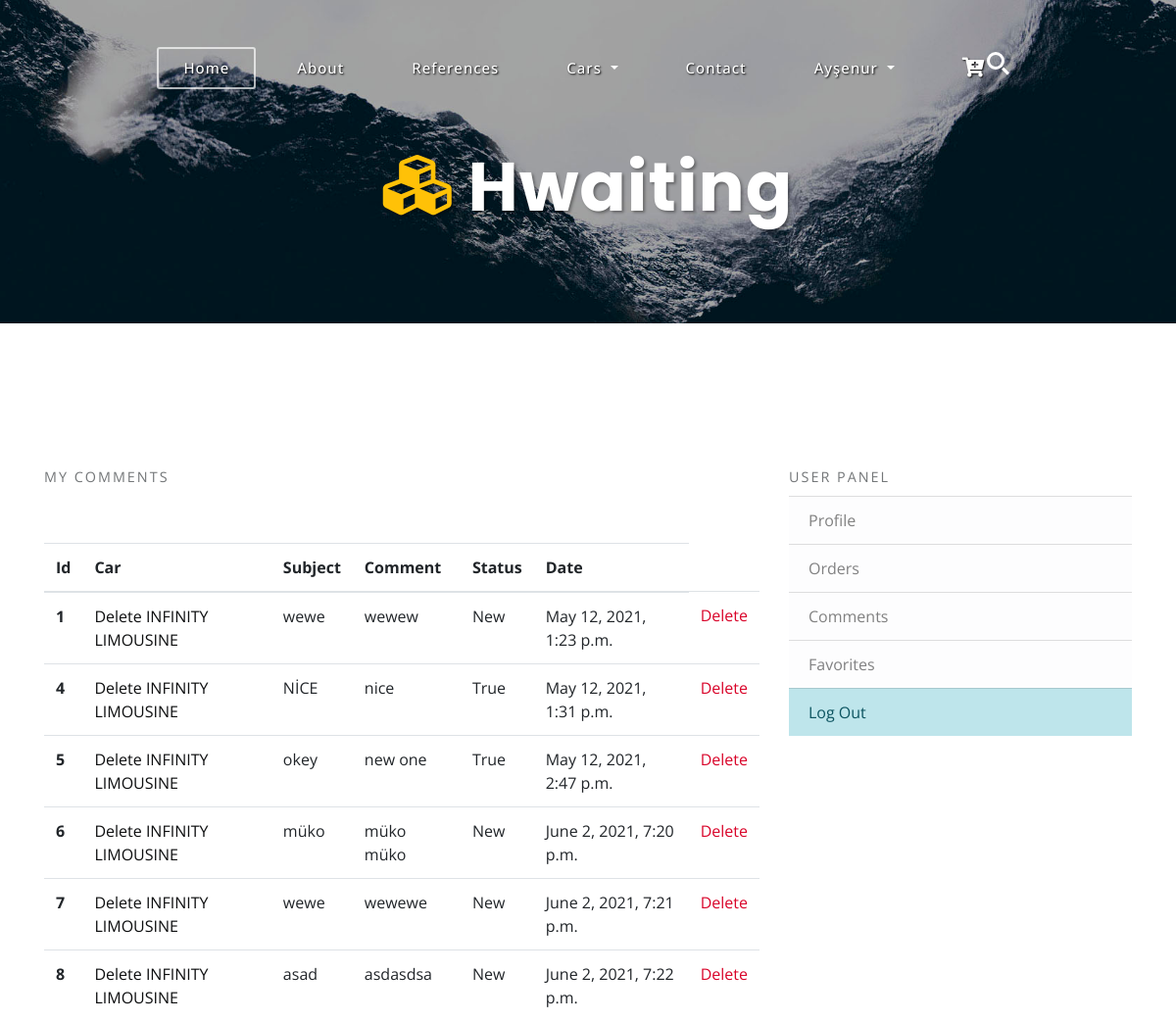
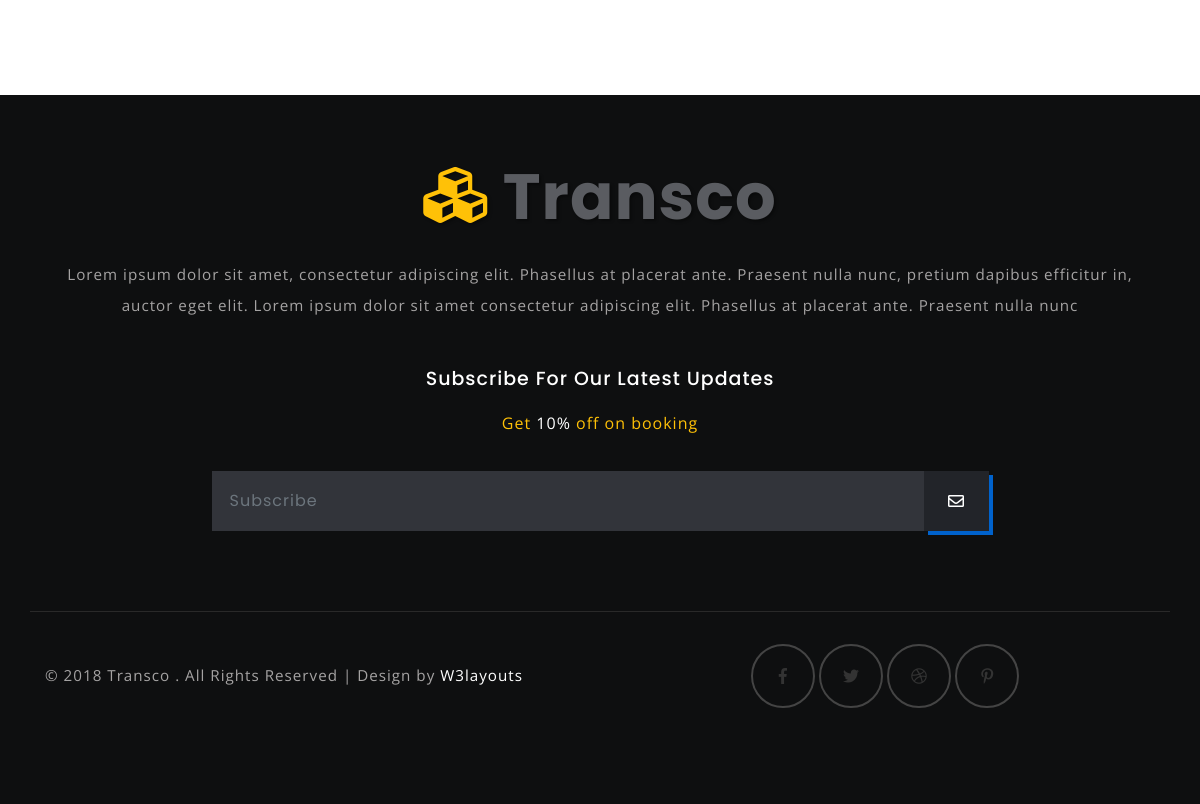
Screenshot of /user/comments (signed in) with the database file from the repository (2 pictures, top to bottom).
### car/models.py (models this page shows, shortened)
class Comment(models.Model):
    STATUS = (
        ('True', 'Evet'),
        ('False', 'Hayır'),
        ('New', 'Yeni'),
    )
    status = models.CharField(max_length=10, choices=STATUS)
    car = models.ForeignKey(Car, on_delete=models.CASCADE)
    user = models.ForeignKey(User, on_delete=models.CASCADE)
    subject = models.CharField(max_length=50)
    comment = models.TextField(max_length=200)
    rate = models.IntegerField(blank=True)
    status = models.CharField(max_length=10, choices=STATUS,default='New')
    ip = models.CharField(blank=True,max_length=20)
    created_at = models.DateTimeField(auto_now_add=True)
    created_at = models.DateTimeField(auto_now_add=True)
    updated_at = models.DateTimeField(auto_now=True)

class Car(models.Model):
    STATUS = (
        ('True', 'Evet'),
        ('False', 'Hayır'),
    )
    status = models.CharField(max_length=10, choices=STATUS)
    category = models.ForeignKey(Category, on_delete=models.CASCADE)
    title = models.CharField(max_length=30)
    detail = RichTextField()
    base_price = models.FloatField(null=False, default="0")
    km_price = models.FloatField(null=False,default="0")
    capasity = models.CharField(max_length=255, blank=True)
    description = models.CharField(max_length=30)
    keywords = models.CharField(max_length=255)
    image = models.ImageField(blank=True, upload_to='images/')
    slug = models.SlugField(null=False, unique=True)
    created_at = models.DateTimeField(auto_now_add=True)
    updated_at = models.DateTimeField(auto_now=True)
    def image_tag(self):
        return mark_safe('<img src="{}" height="50"/>'.format(self.image.url))
    image_tag.short_description = 'Image'

### user/views.py (the view)
# urls.py: path('comments', views.comments, name='comments'),
@login_required(login_url = '/login')
def comments(request):
    category = Category.objects.all()
    current_user = request.user
    comments = Comment.objects.filter(user_id = current_user.id)
    context = {
        'category': category,
        'comments': comments,
    }
    return  render(request, 'user_comments.html', context)

### user/templates/user_comments.html (shortened to what this page needs)
{% extends "homebase.html" %}
{% block content %}
	<div class="banner-inner" id="home">
		<div class="wrapper-inner">
			<h3 class="logo text-center">
				<a class="navbar-brand" href="index.html">
					<i class="fas fa-cubes"></i> Hwaiting</a>
			</h3>
		</div>
	</div>
	<section class="banner-bottom-agile-w3ls">
		<div class="container">
			<div class="contact_grid_right">
				<form action="#" method="post">
					<div class="row contact_left_grid">
						<div class="col-md-8 con-left">
								<label >My Comments</label>
							<br>
							<br>
							<br>
						<table class="table table-hover">
                          <thead>
                            <tr>
                              <th scope="col">Id</th>
                              <th scope="col">Car</th>
                              <th scope="col">Subject</th>
                              <th scope="col">Comment</th>
                              <th scope="col">Status</th>
                              <th scope="col">Date</th>
                            </tr>
                          </thead>
                          <tbody>
                          {% for rs in comments %}
                            <tr>
                              <th scope="row">{{rs.id}}</th>
                              <td style="">
								   <a href="/car/{{rs.car_id}}/{{rs.car.slug}}" style="text-decoration: none; color: #0e0f10"> Delete
								  		{{rs.car.title}}
							  		</a>
							  </td>
                              <td>{{rs.subject}}</td>
								<td>{{rs.comment}}</td>
                              <td>{{rs.status}}</td>
                              <td>{{rs.created_at}}</td>
                              <td>
                                  <a href="/user/deletecomment/{{rs.id}}" style="color:#d90429;" onclick="return confirm('Do you want to delete this comment!?')"> Delete</a>
                              </td>
                            </tr>
                          {% endfor %}
                          </tbody>
                        </table>
						</div>
						<div class="col-md-4 con-right">
								<label>User Panel</label>
								{% include "user_panel.html" %}
						</div>
					</div>
				</form>
			</div>
		</div>
	</section>
{% endblock %}

### home/templates/header.html (shortened to what this page needs)
<header>
	<nav class="navbar navbar-expand-lg navbar-light top-header" >
		<div class="search">
			<div class="cd-main-header">
				<ul class="cd-header-buttons">
					<li>
						<a class="cd-search-trigger" href="#cd-search">
							<span></span>
						</a>
					</li>
				</ul>
			</div>
						{%load mptt_tags %}
		</div>
				<div class="collapse navbar-collapse" id="navbarSupportedContent">
			<ul class="navbar-nav mx-auto">
				<li class="nav-item active">
					<a class="nav-link ml-lg-0" href="/home">Home
					</a>
				</li>
				<li class="nav-item">
					<a class="nav-link" href="/aboutus">About</a>
				</li>
				 <li class="nav-item dropdown">
					<a class="nav-link" href="/references">References</a>
				</li>
				<li class="nav-item dropdown">
					 {% load mptt_tags %}
					<a class="nav-link dropdown-toggle" href="#"  role="button" data-toggle="dropdown" aria-haspopup="true"
							aria-expanded="false">
							Cars
					</a>
				</li>
				<li class="nav-item">
					<a class="nav-link" href="/contact">Contact</a>
				</li>
				{% if user.id is not None %}
				<li class="nav-item dropdown">
							<a class="nav-link dropdown-toggle " href="#" id="navbarDropdown" role="button" data-toggle="dropdown" aria-haspopup="true"
							    aria-expanded="false"
							>
								{{user.first_name}}
							</a>
							<li class="nav-item">
								<a class="nav-link" href="/reservation"><i class="fas fa-cart-plus fa-lg"></i></a>
							</li>
				 {% endif %}
			</ul>
		</div>
	</nav>
</header>

### home/static/css/style.css (style rules this page uses)
html, body { margin: 0; font-size: 100%; font-family: 'Open Sans', sans-serif; background: #fff; }
body a { text-decoration: none; transition: 0.5s all; -webkit-transition: 0.5s all; -moz-transition: 0.5s all; -o-transition: 0.5s all; -ms-transition: 0.5s all; font-family: 'Open Sans', sans-serif; }
h1, h2, h3, h4, h5, h6 { margin: 0; font-family: 'Poppins', sans-serif; letter-spacing: 1px; }
ul { margin: 0; padding: 0; }
h3.logo a.navbar-brand { font-size: 3em; letter-spacing: 2px; text-shadow: 2px 2px 3px rgba(0, 0, 0, 0.36); color: #fff; margin: 0; font-weight: 700; font-family: 'Poppins', sans-serif; }
h3.logo a.navbar-brand i { color: #ffc107; }
.top-header { position: absolute; width: 100%; z-index: 9; padding: 3em 2em; }
.navbar-light .navbar-nav .nav-link, .dropdown-item { color: #ffffff; font-size: 15px; letter-spacing: 1px; margin: 0em 0.5em; padding: 8px 25px; font-weight: 500; border: 2px solid transparent; text-shadow: 1px 1px 2px #000000; }
.navbar-light .navbar-nav .show>.nav-link, .navbar-light .navbar-nav .active>.nav-link, .navbar-light .navbar-nav .nav-link.show, .navbar-light .navbar-nav .nav-link.active, .navbar-light .navbar-nav .nav-link:hover { color: #ffffff; text-shadow: 1px 1px 2px #000000; border: 2px solid #ffffffad; border-radius: 3px; }
.cd-header-buttons { position: absolute; display: inline-block; top: 47px; right: 165px; z-index: 99; }
.cd-header-buttons li { display: inline-block; }
.cd-search-trigger, .cd-nav-trigger { position: relative; display: block; width: 36px; height: 36px; overflow: hidden; white-space: nowrap; color: transparent; z-index: 3; }
.cd-search-trigger::before, .cd-search-trigger::after { content: ''; position: absolute; -webkit-transition: opacity 0.3s; -moz-transition: opacity 0.3s; transition: opacity 0.3s; -webkit-transform: translateZ(0); -moz-transform: translateZ(0); -ms-transform: translateZ(0); -o-transform: translateZ(0); transform: translateZ(0); -webkit-backface-visibility: hidden; backface-visibility: hidden; }
.cd-search-trigger::before { top: 6px; left: 8px; width: 18px; height: 18px; -webkit-border-radius: 50%; -moz-border-radius: 50%; border-radius: 50%; border: 3px solid #fff; }
.cd-search-trigger::after { height: 3px; width: 8px; background: #fff; bottom: 9px; right: 5px; -webkit-transform: rotate(45deg); -moz-transform: rotate(45deg); -ms-transform: rotate(45deg); -o-transform: rotate(45deg); transform: rotate(45deg); }
.cd-search-trigger span { position: absolute; height: 100%; width: 100%; top: 0; left: 0; }
.cd-search-trigger span::before, .cd-search-trigger span::after { content: ''; position: absolute; display: inline-block; height: 3px; width: 22px; top: 50%; margin-top: -2px; left: 50%; margin-left: -11px; background: #fff; opacity: 0; -webkit-transform: translateZ(0); -moz-transform: translateZ(0); -ms-transform: translateZ(0); -o-transform: translateZ(0); transform: translateZ(0); -webkit-backface-visibility: hidden; backface-visibility: hidden; -webkit-transition: opacity 0.3s, -webkit-transform 0.3s; -moz-transition: opacity 0.3s, -moz-transform 0.3s; transition: opacity 0.3s, transform 0.3s; }
.cd-search-trigger span::before { -webkit-transform: rotate(45deg); -moz-transform: rotate(45deg); -ms-transform: rotate(45deg); -o-transform: rotate(45deg); transform: rotate(45deg); }
.cd-search-trigger span::after { -webkit-transform: rotate(-45deg); -moz-transform: rotate(-45deg); -ms-transform: rotate(-45deg); -o-transform: rotate(-45deg); transform: rotate(-45deg); }
.banner-bottom-agile-w3ls { padding: 6em 0; }
.wrapper-inner { padding-top: 9em; }
.banner-inner { background: url(../images/banner1.jpg) no-repeat 0px 0px; background-size: cover; -webkit-background-size: cover; -o-background-size: cover; -moz-background-size: cover; -ms-background-size: cover; min-height: 330px; }
@media (max-width:1440px) { .banner-bottom-agile-w3ls { padding: 5em 0; } }
@media (max-width:1280px) { h3.logo a.navbar-brand { font-size: 2.5em; letter-spacing: 1px; } }

### home/static/css/lightbox.css (style rules this page uses)
body:after { display: none; }

### home/static/css/contact.css (style rules this page uses)
body a { text-decoration: none; transition: 0.5s all; -webkit-transition: 0.5s all; -moz-transition: 0.5s all; -o-transition: 0.5s all; -ms-transition: 0.5s all; }
.contact_grid_right { padding-top: 4em; }
.contact_grid_right { width: 100%; }
.contact_left_grid label { color: #747779; text-transform: uppercase; letter-spacing: 2px; font-size: 0.9em; }

### rows the page displays
Comment: id "1", car "INFINITY LIMOUSINE", subject "wewe", comment "wewew", status "New", created_at "May 12, 2021, 1:23 p.m."
Comment: id "4", car "INFINITY LIMOUSINE", subject "NİCE", comment "nice", status "True", created_at "May 12, 2021, 1:31 p.m."
Comment: id "5", car "INFINITY LIMOUSINE", subject "okey", comment "new one", status "True", created_at "May 12, 2021, 2:47 p.m."
Comment: id "6", car "INFINITY LIMOUSINE", subject "müko", comment "müko müko", status "New", created_at "June 2, 2021, 7:20 p.m."
Comment: id "7", car "INFINITY LIMOUSINE", subject "wewe", comment "wewewe", status "New", created_at "June 2, 2021, 7:21 p.m."
Comment: id "8", car "INFINITY LIMOUSINE", subject "asad", comment "asdasdsa", status "New", created_at "June 2, 2021, 7:22 p.m."

### other values shown
{{ user.first_name }} "Ayşenur"
